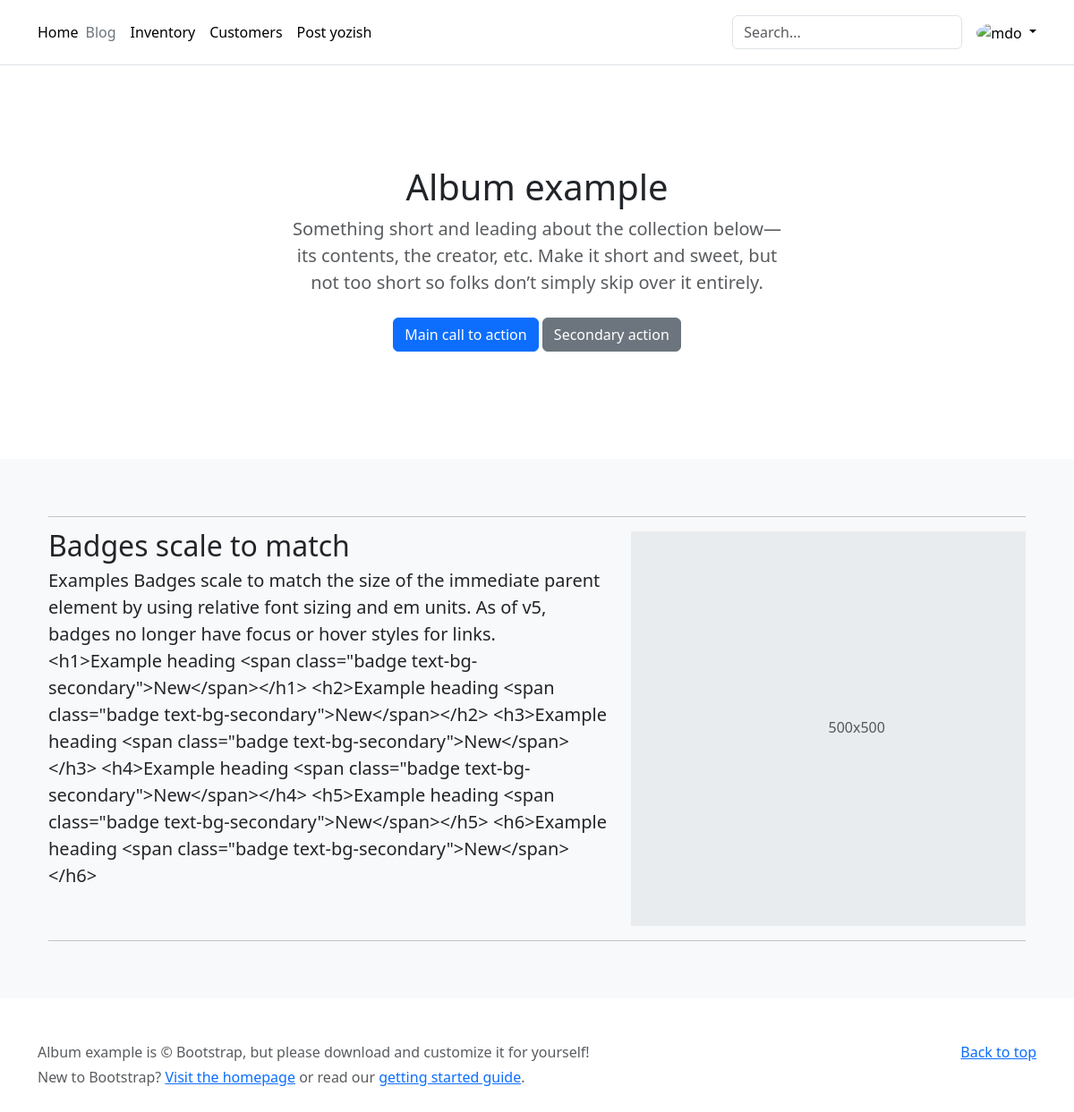
Page /4/ on the committed database.
### blog/models.py (models this page shows, shortened)
class Post(models.Model):
    author = models.ForeignKey(User, on_delete=models.CASCADE)
    title = models.CharField(max_length=200)
    body = models.TextField()
    created = models.DateTimeField(auto_now_add=True)
    updated = models.DateTimeField(auto_now=True)
    class Meta:
        ordering = ['-id']

### blog/views.py (the view)
# urls.py: path('<int:pk>/', PostDetailView.as_view(), name='detail'),
class PostDetailView(generic.DetailView):
    model = Post
    template_name = 'detail.html'
    context_object_name = 'post'

### templates/detail.html (shortened to what this page needs)
{% extends "base.html" %}
{% block content %}
<div class="container marketing">
    <hr class="featurette-divider">
    <div class="row featurette">
        <div class="col-md-7">
            <h2 class="featurette-heading fw-normal lh-1">{{ post.title }}
            </h2>
            <p class="lead">{{ post.body }}</p>
        </div>
        <div class="col-md-5">
            <svg class="bd-placeholder-img bd-placeholder-img-lg featurette-image img-fluid mx-auto" width="500"
                 height="500" xmlns="http://www.w3.org/2000/svg" role="img" aria-label="Placeholder: 500x500"
                 preserveAspectRatio="xMidYMid slice" focusable="false"><title>Placeholder</title>
                <text x="50%" y="50%" fill="var(--bs-secondary-color)" dy=".3em">500x500</text>
            </svg>
        </div>
    </div>
    <hr class="featurette-divider">
</div>
{% endblock %}

### rows in the picture
Post: title "Badges scale to match", body "Examples Badges scale to match the size of the immediate parent element by using relative font sizing and em units. As of v5, badges no longer have focus or hover styles for links. <h1>Example heading <span class=\"badge text-bg-secondary\">New</span></h1> <h2>Example heading <span class=\"badge text-bg-secondary\">New</span></h2> <h3>Example heading <span class=\"badge text-bg-secondary\">New</span></h3> <h4>Example heading <span class=\"badge text-bg-secondary\">New</span></h4> <h5>Example heading <span class=\"badge text-bg-secondary\">New</span></h5> <h6>Example heading <span class=\"badge text-bg-secondary\">New</span></h6>"
